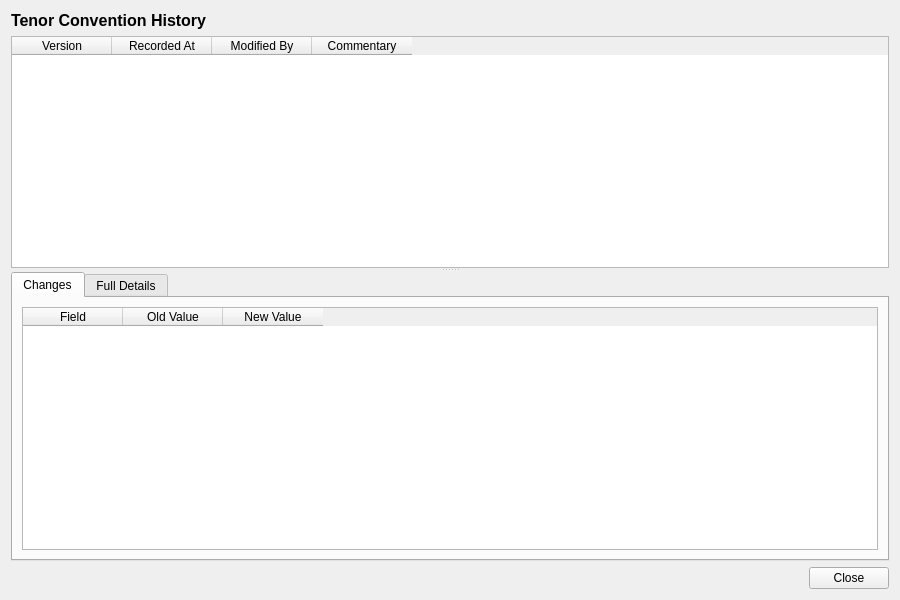
<?xml version="1.0" encoding="UTF-8"?>
<ui version="4.0">
 <class>TenorConventionHistoryDialog</class>
 <widget class="QWidget" name="TenorConventionHistoryDialog">
  <property name="geometry">
   <rect>
    <x>0</x>
    <y>0</y>
    <width>900</width>
    <height>600</height>
   </rect>
  </property>
  <property name="windowTitle">
   <string>Tenor Convention History</string>
  </property>
  <layout class="QVBoxLayout" name="verticalLayout">
   <item>
    <widget class="QLabel" name="titleLabel">
     <property name="font">
      <font>
       <pointsize>12</pointsize>
       <bold>true</bold>
      </font>
     </property>
     <property name="text">
      <string>Tenor Convention History</string>
     </property>
    </widget>
   </item>
   <item>
    <widget class="QSplitter" name="splitter">
     <property name="orientation">
      <enum>Qt::Vertical</enum>
     </property>
     <widget class="QTableWidget" name="versionListWidget">
      <property name="minimumHeight">
       <number>150</number>
      </property>
      <property name="maximumHeight">
       <number>250</number>
      </property>
      <property name="alternatingRowColors">
       <bool>true</bool>
      </property>
      <property name="editTriggers">
       <set>QAbstractItemView::NoEditTriggers</set>
      </property>
      <property name="selectionMode">
       <enum>QAbstractItemView::SingleSelection</enum>
      </property>
      <property name="selectionBehavior">
       <enum>QAbstractItemView::SelectRows</enum>
      </property>
      <column>
       <property name="text">
        <string>Version</string>
       </property>
      </column>
      <column>
       <property name="text">
        <string>Recorded At</string>
       </property>
      </column>
      <column>
       <property name="text">
        <string>Modified By</string>
       </property>
      </column>
      <column>
       <property name="text">
        <string>Commentary</string>
       </property>
      </column>
     </widget>
     <widget class="QWidget" name="detailWidget">
      <layout class="QVBoxLayout" name="detailLayout">
       <property name="leftMargin">
        <number>0</number>
       </property>
       <property name="topMargin">
        <number>0</number>
       </property>
       <property name="rightMargin">
        <number>0</number>
       </property>
       <property name="bottomMargin">
        <number>0</number>
       </property>
       <item>
        <widget class="QTabWidget" name="tabWidget">
         <property name="currentIndex">
          <number>0</number>
         </property>
         <widget class="QWidget" name="changesTab">
          <attribute name="title">
           <string>Changes</string>
          </attribute>
          <layout class="QVBoxLayout" name="changesTabLayout">
           <item>
            <widget class="QTableWidget" name="changesTableWidget">
             <property name="editTriggers">
              <set>QAbstractItemView::NoEditTriggers</set>
             </property>
             <property name="alternatingRowColors">
              <bool>true</bool>
             </property>
             <property name="selectionMode">
              <enum>QAbstractItemView::SingleSelection</enum>
             </property>
             <property name="selectionBehavior">
              <enum>QAbstractItemView::SelectRows</enum>
             </property>
             <column>
              <property name="text">
               <string>Field</string>
              </property>
             </column>
             <column>
              <property name="text">
               <string>Old Value</string>
              </property>
             </column>
             <column>
              <property name="text">
               <string>New Value</string>
              </property>
             </column>
            </widget>
           </item>
          </layout>
         </widget>
         <widget class="QWidget" name="fullDetailsTab">
          <attribute name="title">
           <string>Full Details</string>
          </attribute>
          <layout class="QVBoxLayout" name="fullDetailsTabLayout">
           <item>
            <widget class="QScrollArea" name="scrollArea">
             <property name="widgetResizable">
              <bool>true</bool>
             </property>
             <widget class="QWidget" name="scrollAreaWidgetContents">
              <property name="geometry">
               <rect>
                <x>0</x>
                <y>0</y>
                <width>560</width>
                <height>450</height>
               </rect>
              </property>
              <layout class="QFormLayout" name="formLayout">
               <item row="0" column="0">
                <widget class="QLabel" name="codeLabel">
                 <property name="text">
                  <string>Code:</string>
                 </property>
                </widget>
               </item>
               <item row="0" column="1">
                <widget class="QLabel" name="codeValue">
                 <property name="text">
                  <string/>
                 </property>
                </widget>
               </item>
               <item row="1" column="0">
                <widget class="QLabel" name="descriptionLabel">
                 <property name="text">
                  <string>Description:</string>
                 </property>
                </widget>
               </item>
               <item row="1" column="1">
                <widget class="QLabel" name="descriptionValue">
                 <property name="text">
                  <string/>
                 </property>
                 <property name="wordWrap">
                  <bool>true</bool>
                 </property>
                </widget>
               </item>
               <item row="2" column="0">
                <widget class="QLabel" name="measured_fromLabel">
                 <property name="text">
                  <string>Measured From:</string>
                 </property>
                </widget>
               </item>
               <item row="2" column="1">
                <widget class="QLabel" name="measuredFromValue">
                 <property name="text">
                  <string/>
                 </property>
                </widget>
               </item>
               <item row="3" column="0">
                <widget class="QLabel" name="resolution_algorithmLabel">
                 <property name="text">
                  <string>Resolution Algorithm:</string>
                 </property>
                </widget>
               </item>
               <item row="3" column="1">
                <widget class="QLabel" name="resolutionAlgorithmValue">
                 <property name="text">
                  <string/>
                 </property>
                </widget>
               </item>
               <item row="4" column="0">
                <widget class="QLabel" name="versionNumberLabel">
                 <property name="text">
                  <string>Version:</string>
                 </property>
                </widget>
               </item>
               <item row="4" column="1">
                <widget class="QLabel" name="versionNumberValue">
                 <property name="text">
                  <string/>
                 </property>
                </widget>
               </item>
               <item row="5" column="0">
                <widget class="QLabel" name="modifiedByLabel">
                 <property name="text">
                  <string>Modified By:</string>
                 </property>
                </widget>
               </item>
               <item row="5" column="1">
                <widget class="QLabel" name="modifiedByValue">
                 <property name="text">
                  <string/>
                 </property>
                </widget>
               </item>
               <item row="6" column="0">
                <widget class="QLabel" name="recordedAtLabel">
                 <property name="text">
                  <string>Recorded At:</string>
                 </property>
                </widget>
               </item>
               <item row="6" column="1">
                <widget class="QLabel" name="recordedAtValue">
                 <property name="text">
                  <string/>
                 </property>
                </widget>
               </item>
               <item row="7" column="0">
                <widget class="QLabel" name="changeCommentaryLabel">
                 <property name="text">
                  <string>Change Commentary:</string>
                 </property>
                </widget>
               </item>
               <item row="7" column="1">
                <widget class="QLabel" name="changeCommentaryValue">
                 <property name="text">
                  <string/>
                 </property>
                 <property name="wordWrap">
                  <bool>true</bool>
                 </property>
                </widget>
               </item>
              </layout>
             </widget>
            </widget>
           </item>
          </layout>
         </widget>
        </widget>
       </item>
      </layout>
     </widget>
    </widget>
   </item>
   <item>
    <layout class="QHBoxLayout" name="buttonLayout">
     <item>
      <spacer name="horizontalSpacer">
       <property name="orientation">
        <enum>Qt::Horizontal</enum>
       </property>
       <property name="sizeHint" stdset="0">
        <size><width>40</width><height>20</height></size>
       </property>
      </spacer>
     </item>
     <item>
      <widget class="QPushButton" name="closeButton">
       <property name="text">
        <string>Close</string>
       </property>
      </widget>
     </item>
    </layout>
   </item>
  </layout>
 </widget>
 <resources/>
 <connections/>
</ui>
